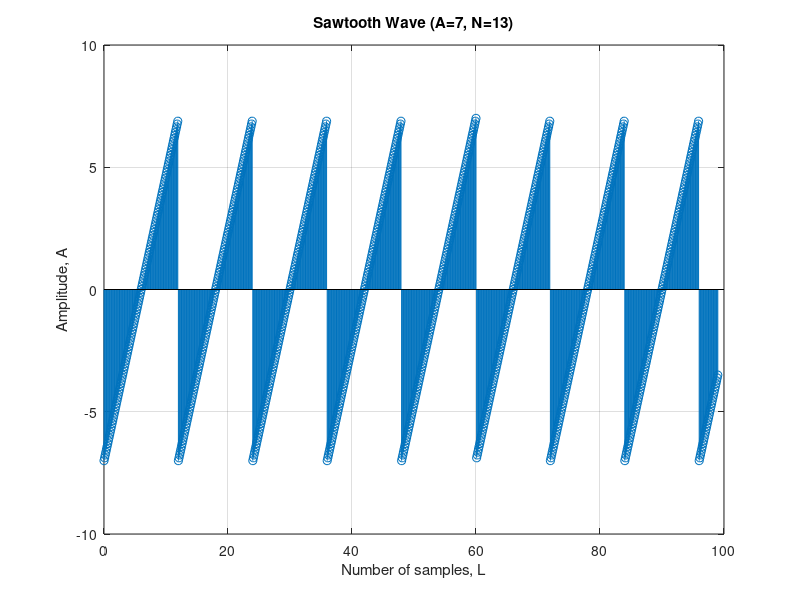
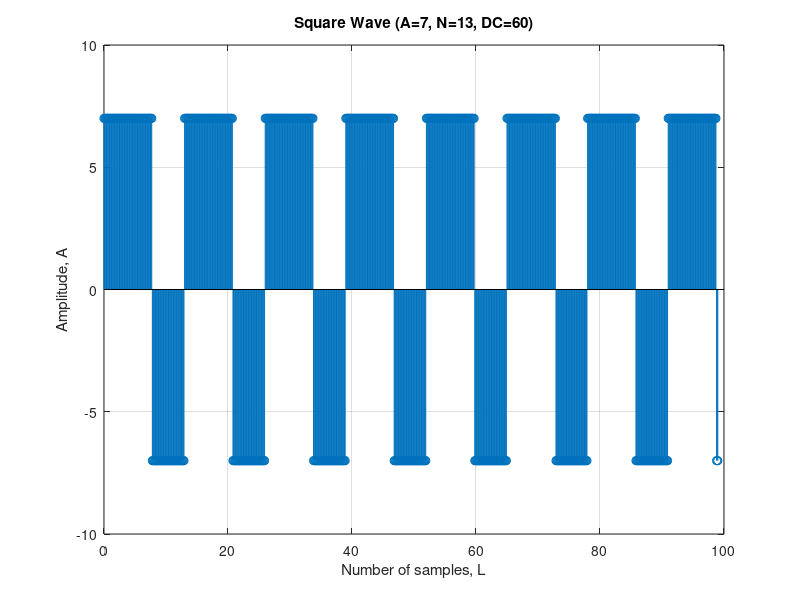
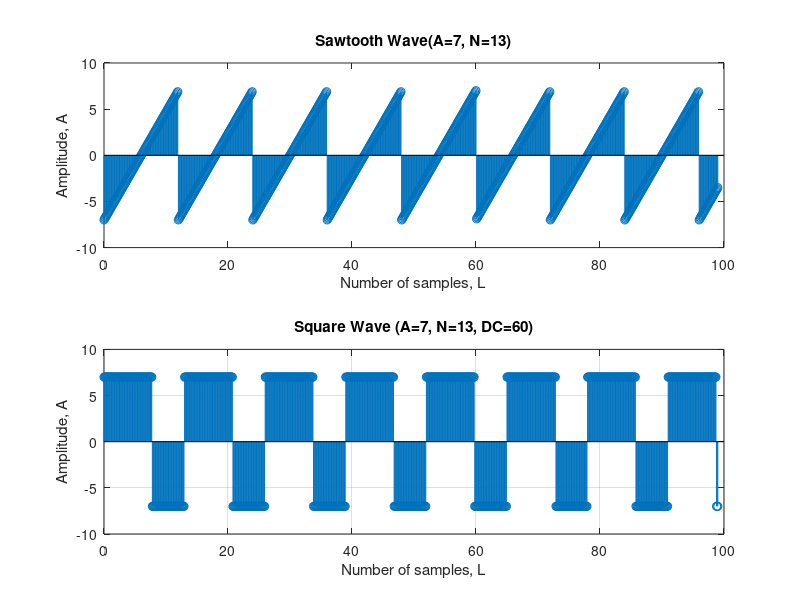

The MATLAB source for these figures, in order:
% M2.2) 
%A) Sawtooth-------------------------------------

close all 
clear all

A=7;   %Peak amplitude
N=13;  %Period
l=100; %Sample size
DC=60; %Duty cycle percentage

t=0:0.1:l-1; %discrete time

S=sawtooth(2*pi*(1/(N-1))*(t));
S=S*7;
figure
stem(t,S); title('Sawtooth Wave (A=7, N=13)');
ylabel('Amplitude, A'); xlabel('Number of samples, L');
grid on
%%
%B) Square  -------------------------------

figure(2)
sq= A*square(2*pi*(1/N)*t,DC);
stem(t,sq); title('Square Wave (A=7, N=13, DC=60)');
ylabel('Amplitude, A'); xlabel('Number of samples, L');
grid on
 
%%
% subplot of both --------------------------
figure(3)
subplot(2,1,1);
stem(t,S);
title('Sawtooth Wave(A=7, N=13)');
ylabel('Amplitude, A'); xlabel('Number of samples, L');
subplot(2,1,2);
stem(t,sq);
title('Square Wave (A=7, N=13, DC=60)');
ylabel('Amplitude, A'); xlabel('Number of samples, L');
grid on
